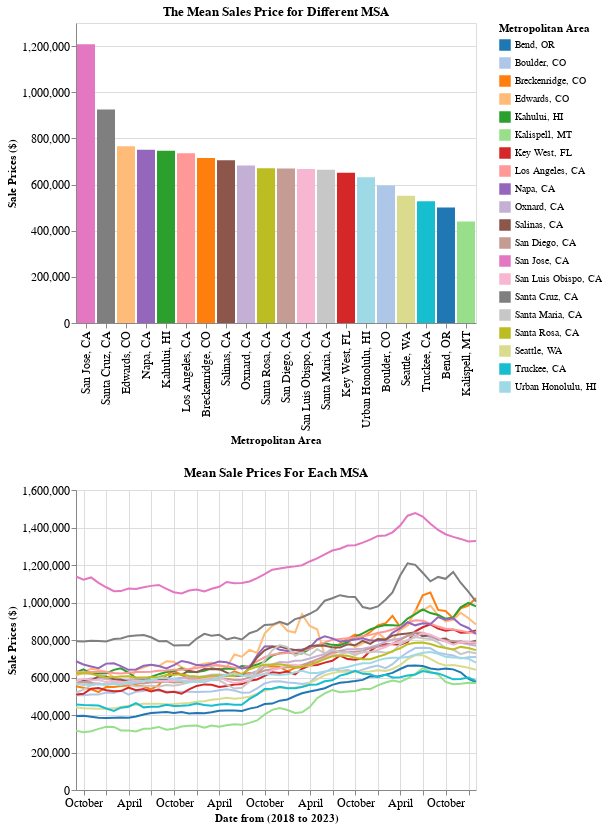

Notebook source saved alongside this figure:
### Code cell
selection = alt.selection_single(fields=['Metropolitan Area'],name='Random')

# Set the colors being identical in these plots, every color in each one represents the same Metropolitan Area
color = alt.condition(selection,
                      alt.Color('Metropolitan Area:N', scale=alt.Scale(scheme='category20')),
                      alt.value('lightgray'),legend=alt.Legend(fillColor= 'grey'))

bar=(alt.Chart(df_selected)
 .mark_bar()
 .encode(y='mean(Mean Sale Price):Q',
         x=alt.X('Metropolitan Area:N',
         sort=alt.EncodingSortField(field='Mean Sale Price', op='mean', 
                            order='descending')),
         color=color
    
        )
).add_selection(selection)

bar.title ="The Mean Sales Price for Different MSA"
bar.encoding.x.title = 'Metropolitan Area'
bar.encoding.y.title = 'Sale Prices ($)'

color2 = alt.condition(selection,
                      alt.Color('Metropolitan Area:N'),
#                       alt.value('steelblue'),
                      alt.value('lightgray'))

line1=(alt.Chart(df_selected)
 .mark_line()
 .encode(x=alt.X('date:T'),
         y='mean(Mean Sale Price):Q',
         color=color2
        
    
        )
)

line1.title ="Mean Sale Prices For Each MSA"
line1.encoding.x.title = 'Date from (2018 to 2023)'
line1.encoding.y.title = 'Sale Prices ($)'






newfig_2 = (bar&line1)
newfig_2 = newfig_2.configure_axis(
    labelFontSize=12,    # increase font size for labels
 
    labelColor='black',  # set label color to black
    titleColor='black'   # set title color to black
)
newfig_2

### Figure 1 — Vega-Lite specification as saved in the notebook (floating-point values rounded to 4 significant figures; data arrays with more than 128 entries replaced by an {"elided": "..."} marker saying what was removed)
{"config": {"view": {"continuousWidth": 400, "continuousHeight": 300}, "axis": {"labelColor": "black", "labelFontSize": 12, "titleColor": "black"}}, "vconcat": [{"mark": "bar", "encoding": {"color": {"condition": {"field": "Metropolitan Area", "scale": {"scheme": "category20"}, "type": "nominal", "selection": "Random"}, "value": "lightgray"}, "x": {"field": "Metropolitan Area", "sort": {"field": "Mean Sale Price", "op": "mean", "order": "descending"}, "title": "Metropolitan Area", "type": "nominal"}, "y": {"aggregate": "mean", "field": "Mean Sale Price", "title": "Sale Prices ($)", "type": "quantitative"}}, "selection": {"Random": {"type": "single", "fields": ["Metropolitan Area"]}}, "title": "The Mean Sales Price for Different MSA"}, {"mark": "line", "encoding": {"color": {"condition": {"field": "Metropolitan Area", "type": "nominal", "selection": "Random"}, "value": "lightgray"}, "x": {"field": "date", "title": "Date from (2018 to 2023)", "type": "temporal"}, "y": {"aggregate": "mean", "field": "Mean Sale Price", "title": "Sale Prices ($)", "type": "quantitative"}}, "title": "Mean Sale Prices For Each MSA"}], "data": {"name": "data-a1e1faaebfb563f5350fc1b5ba32b4e1"}, "$schema": "https://vega.github.io/schema/vega-lite/v4.17.0.json", "datasets": {"data-a1e1faaebfb563f5350fc1b5ba32b4e1": {"elided": "1080 records"}}}
